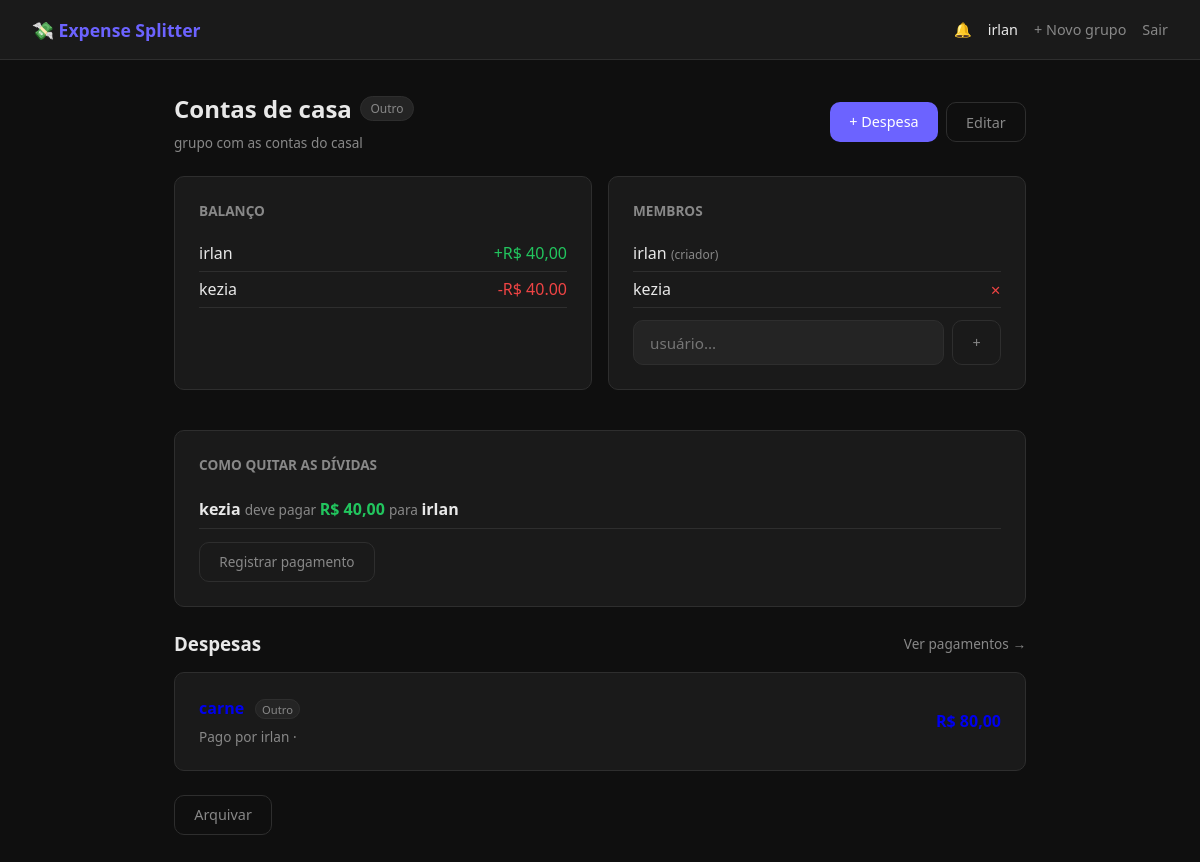
Page /grupos/1/ (signed in) on the committed database.
### groups/models.py (models this page shows, shortened)
class Group(models.Model):
    CATEGORIA_CHOICES = [
        ('casa',      'Casa'),       # moradia, contas, aluguel
        ('viagem',    'Viagem'),     # trips, passeios
        ('casal',     'Casal'),      # despesas a dois
        ('trabalho',  'Trabalho'),   # almoços, confraternizações
        ('outro',     'Outro'),      # categoria genérica
    ]
    name = models.CharField(max_length=100)
    description = models.TextField(blank=True, null=True)
    category = models.CharField(
        max_length=20,
        choices=CATEGORIA_CHOICES,
        default='outro',
        verbose_name='Categoria'
    )
    archived = models.BooleanField(default=False, verbose_name='Arquivado')
    created_by = models.ForeignKey(
        User,
        on_delete=models.SET_NULL,
        null=True,
        blank=True,
        related_name='created_groups'
    )
    members = models.ManyToManyField(
        User,
        related_name='groups_member',
        blank=True
    )
    created_at = models.DateTimeField(auto_now_add=True)
    class Meta:
        ordering = ['-created_at']
        verbose_name = 'Grupo'
        verbose_name_plural = 'Grupos'

### expenses/models.py (models this page shows, shortened)
class Expense(models.Model):
    CATEGORIA_CHOICES = [
        ('alimentacao', 'Alimentação'),   # restaurantes, supermercado
        ('transporte',  'Transporte'),    # uber, gasolina, passagem
        ('moradia',     'Moradia'),       # aluguel, contas
        ('lazer',       'Lazer'),         # shows, passeios, jogos
        ('saude',       'Saúde'),         # farmácia, médico
        ('outro',       'Outro'),         # qualquer coisa que não se encaixa
    ]
    description = models.CharField(max_length=200)
    amount = models.DecimalField(max_digits=10, decimal_places=2)
    category = models.CharField(
        max_length=20,
        choices=CATEGORIA_CHOICES,
        default='outro',
        verbose_name='Categoria'
    )
    date = models.DateField(default=date.today, verbose_name='Data')
    notes = models.TextField(
        blank=True,
        null=True,
        verbose_name='Observações'
    )
    paid_by = models.ForeignKey(
        User,
        on_delete=models.CASCADE,
        related_name='paid_expenses'
    )
    group = models.ForeignKey(
        'groups.Group',
        on_delete=models.CASCADE,
        related_name='expenses'
    )
    class Meta:
        ordering = ['-date']
        verbose_name = 'Despesa'
        verbose_name_plural = 'Despesas'

### groups/views.py (the view)
# urls.py: path('<int:pk>/', views.detalhe_grupo, name='detalhe_grupo'),
@login_required
def detalhe_grupo(request, pk):
    grupo = get_object_or_404(Group, pk=pk)
    if request.user not in grupo.members.all():
        messages.error(request, 'Você não é membro deste grupo.')
        return redirect('lista_grupos')
    despesas = grupo.expenses.all()
    balance = {}
    for membro in grupo.members.all():
        balance[membro] = Decimal('0')
    for despesa in despesas:
        if despesa.paid_by in balance:
            balance[despesa.paid_by] += despesa.amount
        for split in despesa.splits.all():
            if split.user in balance:
                balance[split.user] -= split.amount_owed
    transacoes = simplificar_dividas(grupo)
    atividade_recente = despesas[:10]
    pagamentos_recentes = grupo.payments.all()[:10]
    return render(request, 'groups/detalhe_grupo.html', {
        'grupo':             grupo,
        'despesas':          despesas,
        'balance':           balance,
        'transacoes':        transacoes,       # lista simplificada de quem paga quem
        'atividade_recente': atividade_recente,
        'pagamentos_recentes': pagamentos_recentes,
    })

### groups/templates/groups/detalhe_grupo.html (shortened to what this page needs)
{% extends 'accounts/base.html' %}
{% block content %}
<div class="flex justify-between align-center" style="margin-bottom:1.5rem;">
    <div>
        <div class="flex align-center gap-1">
            <h2>{{ grupo.name }}</h2>
            <span style="background:var(--surface2);border:1px solid var(--border);padding:0.2rem 0.6rem;border-radius:999px;font-size:0.75rem;color:var(--text-muted);">
                {{ grupo.get_category_display }}
            </span>
        </div>
        {% if grupo.description %}
            <p class="text-muted mt-1">{{ grupo.description }}</p>
        {% endif %}
    </div>
    <div class="flex gap-1">
        {% if not grupo.archived %}
        <a href="{% url 'criar_despesa' grupo.pk %}" class="btn btn-primary">+ Despesa</a>
        {% endif %}
        {% if user == grupo.created_by %}
        <a href="{% url 'editar_grupo' grupo.pk %}" class="btn btn-ghost">Editar</a>
        {% endif %}
    </div>
</div>
<div style="display:grid;grid-template-columns:1fr 1fr;gap:1rem;margin-bottom:1.5rem;">
    <div class="card">
        <h3 style="margin-bottom:1rem;font-size:0.85rem;color:var(--text-muted);text-transform:uppercase;">Balanço</h3>
        {% for membro, valor in balance.items %}
        <div class="flex justify-between" style="padding:0.4rem 0;border-bottom:1px solid var(--border);">
            <a href="{% url 'perfil' membro.username %}" style="color:var(--text);text-decoration:none;">{{ membro.username }}</a>
            {% if valor > 0 %}
                <span class="text-success">+R$ {{ valor }}</span>
            {% elif valor < 0 %}
                <span class="text-danger">-R$ {{ valor|stringformat:".2f"|slice:"1:" }}</span>
            {% else %}
                <span class="text-muted">Quitado</span>
            {% endif %}
        </div>
        {% endfor %}
    </div>
    <div class="card">
        <h3 style="margin-bottom:1rem;font-size:0.85rem;color:var(--text-muted);text-transform:uppercase;">Membros</h3>
        {% for membro in grupo.members.all %}
        <div class="flex justify-between align-center" style="padding:0.4rem 0;border-bottom:1px solid var(--border);">
            <a href="{% url 'perfil' membro.username %}" style="color:var(--text);text-decoration:none;">
                {{ membro.username }}
                {% if membro == grupo.created_by %}
                    <span class="text-muted" style="font-size:0.75rem;"> (criador)</span>
                {% endif %}
            </a>
            {% if user == grupo.created_by and membro != user %}
            <form method="POST" action="{% url 'remover_membro' grupo.pk membro.pk %}"
                  onsubmit="return confirm('Remover {{ membro.username }}?')">
                <button type="submit" style="background:none;border:none;color:var(--danger);cursor:pointer;font-size:0.8rem;">✕</button>
            </form>
            {% endif %}
        </div>
        {% endfor %}
        {% if user == grupo.created_by %}
        <form method="POST" action="{% url 'adicionar_membro' grupo.pk %}" class="flex gap-1" style="margin-top:0.8rem;">
            <input type="text" name="username" placeholder="usuário..." style="flex:1;">
            <button type="submit" class="btn btn-ghost" style="white-space:nowrap;">+</button>
        </form>
        {% endif %}
    </div>
</div>
{% if transacoes %}
<div class="card" style="margin-bottom:1.5rem;">
    <h3 style="margin-bottom:1rem;font-size:0.85rem;color:var(--text-muted);text-transform:uppercase;">Como quitar as dívidas</h3>
    {% for t in transacoes %}
    <div style="padding:0.5rem 0;border-bottom:1px solid var(--border);">
        <strong>{{ t.de.username }}</strong>
        <span class="text-muted"> deve pagar </span>
        <strong class="text-success">R$ {{ t.valor }}</strong>
        <span class="text-muted"> para </span>
        <strong>{{ t.para.username }}</strong>
    </div>
    {% endfor %}
    <a href="{% url 'registrar_pagamento' grupo.pk %}" class="btn btn-ghost" style="margin-top:0.8rem;font-size:0.85rem;">
        Registrar pagamento
    </a>
</div>
{% endif %}
<div class="flex justify-between align-center" style="margin-bottom:1rem;">
    <h3>Despesas</h3>
    <a href="{% url 'historico_pagamentos' grupo.pk %}" class="text-muted" style="font-size:0.85rem;text-decoration:none;">
        Ver pagamentos →
    </a>
</div>
{% if despesas %}
    {% for despesa in despesas %}
    <a href="{% url 'detalhe_despesa' despesa.pk %}" style="text-decoration:none;">
        <div class="card" style="margin-bottom:0.5rem;">
            <div class="flex justify-between align-center">
                <div>
                    <strong>{{ despesa.description }}</strong>
                    <span style="background:var(--surface2);border:1px solid var(--border);padding:0.1rem 0.4rem;border-radius:999px;font-size:0.7rem;color:var(--text-muted);margin-left:0.4rem;">
                        {{ despesa.get_category_display }}
                    </span>
                    <p class="text-muted mt-1" style="font-size:0.85rem;">
                        Pago por {{ despesa.paid_by.username }} · {{ despesa.date|date:"d/m/Y" }}
                    </p>
                </div>
                <strong>R$ {{ despesa.amount }}</strong>
            </div>
        </div>
    </a>
    {% endfor %}
{% endif %}
<div class="flex gap-1" style="margin-top:1.5rem;">
    {% if user == grupo.created_by %}
    <form method="POST" action="{% url 'arquivar_grupo' grupo.pk %}">
        <button type="submit" class="btn btn-ghost">
            {% if grupo.archived %}Desarquivar{% else %}Arquivar{% endif %}
        </button>
    </form>
    {% endif %}
</div>
{% endblock %}

### accounts/templates/accounts/base.html (shortened to what this page needs)
<!DOCTYPE html>
<html lang="pt-BR">
<head>
</head>
<body>
<nav>
    <a href="{% url 'lista_grupos' %}" class="nav-brand">💸 Expense Splitter</a>
    <div class="nav-links">
        {% if user.is_authenticated %}
            <a href="{% url 'notificacoes' %}">
                🔔
            </a>
            <a href="{% url 'perfil' user.username %}" style="color:var(--text);">{{ user.username }}</a>
            <a href="{% url 'criar_grupo' %}">+ Novo grupo</a>
            <a href="{% url 'logout' %}">Sair</a>
        {% else %}
            <a href="{% url 'login' %}">Entrar</a>
            <a href="{% url 'cadastro' %}">Cadastrar</a>
        {% endif %}
    </div>
</nav>
<div class="container">
    {% block content %}{% endblock %}
</div>
</body>
</html>

### accounts/templates/accounts/base.html (style rules this page uses)
*, *::before, *::after { box-sizing: border-box; margin: 0; padding: 0; }
:root { --bg: #0f0f0f; --surface: #1a1a1a; --surface2: #242424; --border: #2e2e2e; --text: #e8e8e8; --text-muted: #888; --accent: #6c63ff; --accent-hover: #574fd6; --success: #22c55e; --danger: #ef4444; --radius: 10px; --font: 'Segoe UI', system-ui, sans-serif; }
body { background: var(--bg); color: var(--text); font-family: var(--font); min-height: 100vh; }
nav { background: var(--surface); border-bottom: 1px solid var(--border); padding: 0 2rem; height: 60px; display: flex; align-items: center; justify-content: space-between; position: sticky; top: 0; z-index: 100; }
.nav-brand { font-weight: 700; font-size: 1.1rem; color: var(--accent); text-decoration: none; }
.nav-links { display: flex; gap: 1rem; align-items: center; }
.nav-links a { color: var(--text-muted); text-decoration: none; font-size: 0.9rem; transition: color 0.2s; }
.container { max-width: 900px; margin: 2rem auto; padding: 0 1.5rem; }
.card { background: var(--surface); border: 1px solid var(--border); border-radius: var(--radius); padding: 1.5rem; margin-bottom: 1rem; transition: border-color 0.2s; }
.btn { display: inline-block; padding: 0.6rem 1.2rem; border-radius: var(--radius); font-size: 0.9rem; font-weight: 500; cursor: pointer; border: none; text-decoration: none; transition: background 0.2s; font-family: var(--font); }
.btn-primary { background: var(--accent); color: #fff; }
.btn-ghost { background: transparent; color: var(--text-muted); border: 1px solid var(--border); }
input, textarea, select { width: 100%; background: var(--surface2); border: 1px solid var(--border); border-radius: var(--radius); color: var(--text); padding: 0.7rem 1rem; font-size: 0.95rem; font-family: var(--font); transition: border-color 0.2s; }
.flex { display: flex; }
.justify-between { justify-content: space-between; }
.align-center { align-items: center; }
.gap-1 { gap: 0.5rem; }
.mt-1 { margin-top: 0.5rem; }
.text-muted { color: var(--text-muted); font-size: 0.85rem; }
.text-success { color: var(--success); }
.text-danger { color: var(--danger); }

### rows in the picture
Group: name "Contas de casa", category "Outro", description "grupo com as contas do casal"
Expense: category "Outro", paid_by.username "irlan"

### other values in the picture
{{ user.username }} "irlan"
{{ membro.username }} "irlan"
{{ valor }} "40,00"
{{ membro.username }} "kezia"
{{ valor|stringformat:".2f"|slice:"1:" }} "40.00"
{{ t.de.username }} "kezia"
{{ t.valor }} "40,00"
{{ t.para.username }} "irlan"
